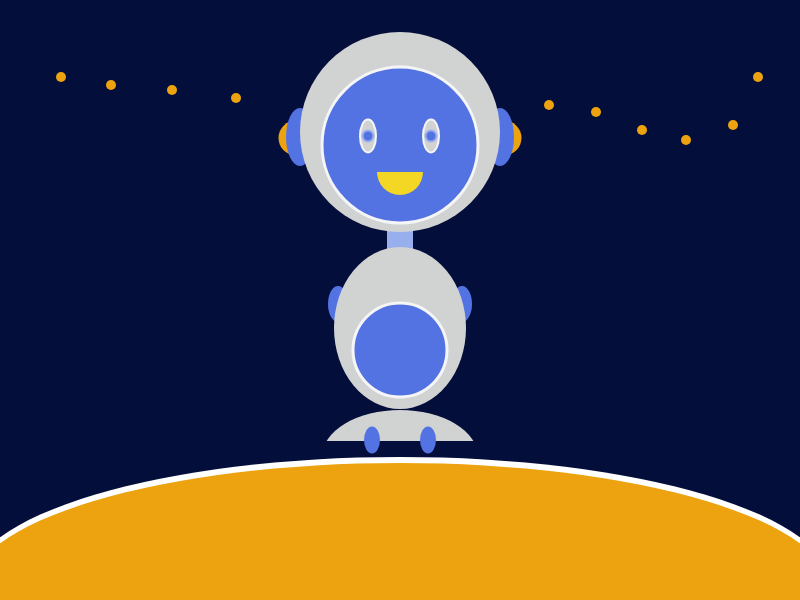
Frame 1 (no input)
Frame 60 (no input): identical to frame 1, image omitted
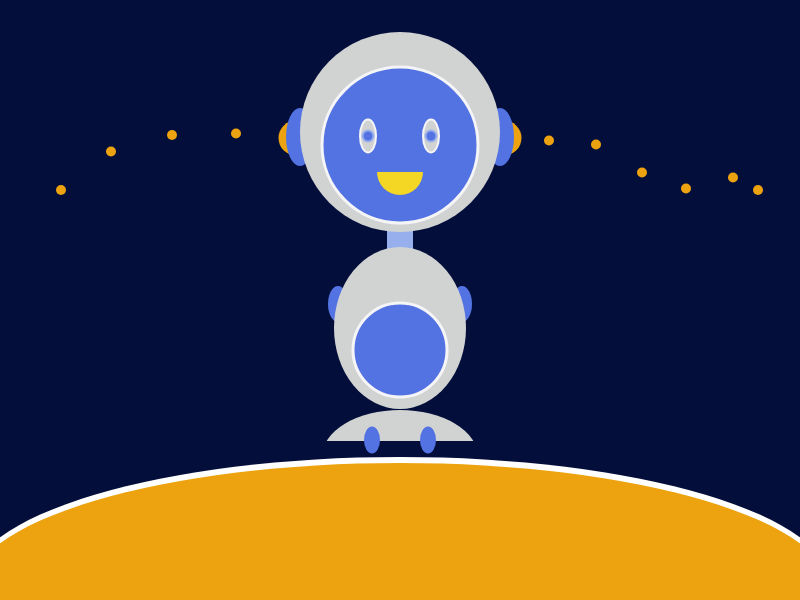
Frame 120 (the mouse pressed at the canvas centre since frame 60)

The p5.js sketch that drew these frames (run headless with seeded random() and noise() and a simulated clock; from frame 60 on, the mouse is pressed at the canvas centre):

// p5.js sketch
// ── sketch.js
function setup() {
  createCanvas(800,600);
}

function draw() {
  
  background(4,14,58);
  
  //ear
  noStroke();
  fill(237,163,15);
  ellipse(296,138,35,35);
  
  noStroke();
  fill(237,163,15);
  ellipse(504,138,35,35);
  
  noStroke();
  fill(84,115,226);
  ellipse(300,137,28,58);
  
  noStroke();
  fill(84,115,226);
  ellipse(500,137,28,58);
  
  //neck
  noStroke();
  fill(152,175,237);
  rect(387,231,26,34);
  
  //head
  noStroke();
  fill(209,211,211);
  ellipse(400,132,200,200);
  
  strokeWeight(3);
  stroke(245,245,247);
  fill(84,115,226);
  ellipse(400,145,156,156);
  
  //eyes
  
  strokeWeight(2);
  stroke(245,245,247);
  fill(209,211,211);
  ellipse(368,136,16,33);
  
  noStroke();
  fill(152,175,237);
  ellipse(368,136,13,13);
  
  noStroke();
  fill(84,115,226);
  ellipse(368,136,9,9);
  
  strokeWeight(2);
  stroke(245,245,247);
  fill(209,211,211);
  ellipse(431,136,16,33);
  
  noStroke();
  fill(152,175,237);
  ellipse(431,136,13,13);
  
  noStroke();
  fill(84,115,226);
  ellipse(431,136,9,9);
  
  //mouth
  
  noStroke();
  fill(244,214,37);
  ellipse(400,172,46,46);
  
  noStroke();
  fill(84,115,226);
  rect(377,149,46,23);
  
  //body
  noStroke();
  fill(84,115,226);
  ellipse(338,304,20,36);

  noStroke();
  fill(84,115,226);
  ellipse(462,304,20,36);
  
  noStroke();
  fill(209,211,211);
  ellipse(400,328,132,162);  
  
  strokeWeight(3);
  stroke(245,245,247);
  fill(84,115,226);
  ellipse(400,350,94,94);
  
  //foot
  noStroke();
  fill(209,211,211);
  ellipse(400,457,156,94);  
  
  noStroke();
  fill(4,14,58);
  rect(316,441,170,94);  
  
  noStroke();
  fill(84,115,226);
  ellipse(372,440,16,27);
  
  noStroke();
  fill(84,115,226);
  ellipse(428,440,16,27);
  
  //earth
  noStroke();
  fill(255,255,255);
  ellipse(400,586,864,258);  
  
  noStroke();
  fill(237,163,15);
  ellipse(400,592,864,258);  
  
  //stars
  
  noStroke();
  fill(237,163,15);
  ellipse(61,(((mouseY/600)*226)+77),10,10);
  
  noStroke();
  fill(237,163,15);
  ellipse(111,(((mouseY/600)*133)+85),10,10);
  
  noStroke();
  fill(237,163,15);
  ellipse(172,(((mouseY/600)*90)+90),10,10);  
  
  noStroke();
  fill(237,163,15);
  ellipse(236,(((mouseY/600)*71)+98),10,10);  
  
  noStroke();
  fill(237,163,15);
  ellipse(549,(((mouseY/600)*71)+105),10,10);  
  
  noStroke();
  fill(237,163,15);
  ellipse(596,(((mouseY/600)*65)+112),10,10);  
  
  noStroke();
  fill(237,163,15);
  ellipse(642,(((mouseY/600)*85)+130),10,10);  
  
  noStroke();
  fill(237,163,15);
  ellipse(686,(((mouseY/600)*97)+140),10,10);  
  
  noStroke();
  fill(237,163,15);
  ellipse(733,(((mouseY/600)*105)+125),10,10);  
  
  noStroke();
  fill(237,163,15);
  ellipse(758,(((mouseY/600)*226)+77),10,10);  
  
  
  
    
 
  
  
  
  
  
  
  
  
  
  
  
  
  
  
  
  
  
  
  
  
  
  
  
  
  
  
  
  
  
  
  
  
  
  
  
  
  
  
  
  
  
  
  
}
